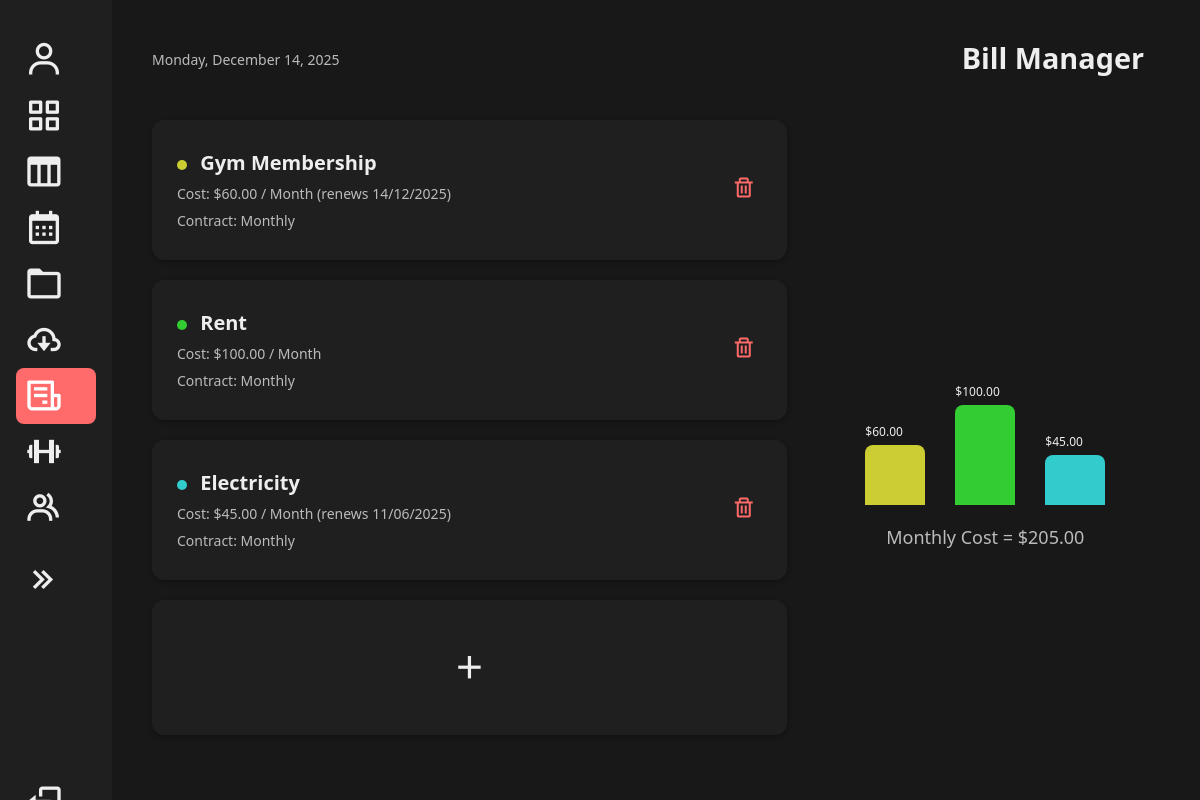
The page /BillManager/ on the database its author committed.
### main/models.py (models this page shows, shortened)
class Bill(models.Model):
    name = models.CharField(max_length=100)
    cost = models.DecimalField(max_digits=10, decimal_places=2)
    renewal_date = models.DateField(null=True, blank=True)
    contract_type = models.CharField(max_length=50, default='NA')
    STATUS_CHOICES = [
        ('active', 'Active'),
        ('suspended', 'Suspended'),
        ('canceled', 'Canceled'),
    ]
    status = models.CharField(max_length=10, choices=STATUS_CHOICES)

### main/views.py (the view)
# urls.py: path('BillManager/', main_views.BillManager, name='BillManager'),
def BillManager(request):
    bills_qs = Bill.objects.all()
    if _model_has_field(Bill, "user"):
        bills_qs = bills_qs.filter(user=request.user)
    total_cost = sum(b.cost for b in bills_qs)
    bills_with_colors = [{"obj": b, "hue": (i + 1) * 60} for i, b in enumerate(bills_qs)]
    return render(request, "BillManager.html", {"bills": bills_with_colors, "total_cost": total_cost})

### main/views.py (called while the page is built)
def _model_has_field(model, field_name: str) -> bool:
    return any(f.name == field_name for f in model._meta.get_fields())

### main/templates/BillManager.html (shortened to what this page needs)
<!DOCTYPE html>
<html lang="en">
<head>
  {% load static %}
  <link rel="stylesheet" href="{% static 'index.css' %}?v=2">
  <link href='https://unpkg.com/boxicons@2.1.4/css/boxicons.min.css' rel='stylesheet'>
</head>
<body>
  <div class="container">
    <aside>
      <nav class="nav">
        <ul class="nav-links">
          <li>
            <a href="{% url 'UserProfile' %}" {% if request.resolver_match.url_name == 'TaskManager' %}{% endif %}>
              <i class='bx bx bx-user'></i><span><strong>{{ user.username }}</strong></span>
            </a>
          </li>
          <li>
            <a href="{% url 'appboard:home' %}"
               class="{% if request.resolver_match.namespace == 'appboard' %}active{% endif %}">
              <i class='bx bx-grid-alt'></i><span>Dashboard</span>
            </a>
          </li>
          <li>
            <a href="{% url 'kanban:kanbanTable' %}" class="{% if request.resolver_match.url_name == 'kanbanTable' %}active{% endif %}">
              <i class='bx bx-columns'></i><span>Kanban</span>
            </a>
          </li>
          <li>
            <a href="{% url 'calendar' %}" {% if request.resolver_match.url_name == 'calendar' %}class="active"{% endif %}>
              <i class='bx bx-calendar'></i><span>Calendar</span>
            </a>
          </li>
          <li>
            <a href="{% url 'confirm_password' %}" {% if request.resolver_match.url_name == 'DocumentStorage' %}class="active"{% endif %}>
              <i class='bx bx-folder'></i><span>Document Manager</span>
            </a>
          </li>
          <li>
            <a href="{% url 'Subscription' %}" {% if request.resolver_match.url_name == 'Subscription' %}class="active"{% endif %}>
              <i class='bx bx-cloud-download'></i><span>Subscription Tracker</span>
            </a>
          </li>
          <li>
            <a href="{% url 'BillManager' %}" {% if request.resolver_match.url_name == 'BillManager' %}class="active"{% endif %}>
              <i class='bx bx-receipt'></i><span>Bill Manager</span>
            </a>
          </li>
          <li>
            <a href="{% url 'HealthManager' %}" {% if request.resolver_match.url_name == 'HealthManager' %}class="active"{% endif %}>
              <i class='bx bx-dumbbell'></i><span>Health Manager</span>
            </a>
          </li>
          <li><a href="{% url 'FamilyManager' %}" {% if request.resolver_match.url_name == 'FamilyManager' %}class="active"{% endif %}>
          <i class='bx bx-group'></i><span>Family</span></a></li>
        </ul>
        <div class="collapse-btn">
          <a href="#" data-resize-btn>
            <i class='bx bx-chevrons-right'></i><span>Collapse</span>
          </a>
        </div>
        <div class="logout-btn">
          <a href="{% url 'login' %}">
            <i class='bx bx-log-out'></i><span>Logout</span>
          </a>
        </div>
      </nav>
    </aside>
    <main class="content">
      <header class="header">
        <div class="date">Monday, December 14, 2025</div>
        <h1>Bill Manager</h1>
      </header>
      <div class="subscription-layout">
        <section class="subscription-list">
          {% for bill in bills %}
          <div class="subscription-item">
            <div class="details">
              <h3>
                <span class="status-dot" style="background-color: hsl({{ bill.hue }}, 60%, 50%)"></span>
                {{ bill.obj.name }}
              </h3>
              <p>Cost: ${{ bill.obj.cost }} / Month
                {% if bill.obj.renewal_date %}(renews {{ bill.obj.renewal_date|date:"d/m/Y" }}){% endif %}
              </p>
              <p>Contract: {{ bill.obj.contract_type }}</p>
            </div>
            <button class="delete-btn" onclick="openConfirmModal({{ bill.obj.id }})">
              <i class='bx bx-trash'></i>
            </button>
          </div>
          {% endfor %}
          <div>
            <a href="{% url 'add_item' 'bill' %}" class="add-btn">
              <i class='bx bx-plus'></i>
            </a>
          </div>
        </section>
        <section class="chart-section">
          <div class="chart">
            {% for bill in bills %}
            <div class="bar"
                style="height: {{ bill.obj.cost|floatformat:0 }}px; background-color: hsl({{ bill.hue }}, 60%, 50%);">
              <span>${{ bill.obj.cost }}</span>
            </div>
            {% endfor %}
          </div>
          <div class="total-cost">Monthly Cost = ${{ total_cost }}</div>
        </section>
      </div>
    </main>
  </div>
</body>
</html>

### main/static/index.css (style rules this page uses)
:root { --primary-color: #FF6B6B; --secondary-color: #4ECDC4; --accent-color: #FFE66D; --background-dark: #181818; --background-light: #1f1f1f; --text-light: #eee; --text-muted: #bbb; --sb-width: 5rem; --panel-brd: #2b3748; --today-cell: #222427; --hover-cell: #212225; --select-bg: #20242a; }
body { margin: 0; font-family: 'Segoe UI', Tahoma, Geneva, Verdana, sans-serif; background: var(--background-dark); color: var(--text-light); }
.container { display: flex; min-height: 100vh; margin-left: calc(var(--sb-width) + 1rem); padding: 0 1.5rem; animation: fadeInPage 1s ease forwards; opacity: 0; transition: margin-left 0.4s ease-in-out; }
aside { position:fixed; inset:0 auto 0 0; height:100vh; width:var(--sb-width); background:var(--background-light); transition:width .4s ease-in-out; padding:1rem; overflow-x:hidden; overflow-y:auto; display:flex; flex-direction:column; justify-content:space-between; }
.nav { display: flex; margin-top: auto; flex-direction: column; justify-content: space-between; height: 100%; }
.nav ul { list-style: none; padding: 0; flex: 1; display: flex; flex-direction: column; }
.nav a { display: flex; align-items: center; gap: 1rem; text-decoration: none; font-size: 1.5rem; color: #eee; padding: 0.5rem; border-radius: 0.5rem; transition: background-color 0.3s, justify-content 0.3s; white-space: nowrap; }
.nav a:hover, .nav a.active { background: var(--primary-color); color: white; }
.nav a i { font-size: 2.5rem; }
.nav a[data-resize-btn] i { transition: transform 0.3s ease; }
.logout-btn { width: 100%; display: flex; padding: 2rem 0; }
main.content { flex: 1; padding: 2rem 2rem; display: flex; flex-direction: column; transition: margin-left 0.4s ease; }
.header { text-align: left; margin-bottom: 10px; }
.date { font-size: 14px; color: var(--text-muted); }
h1 { margin-top: 10px; font-size: 32px; }
.chart-section { display: flex; flex-direction: column; align-items: center; margin-bottom: auto; margin-top: auto; }
.chart { display: flex; gap: 30px; align-items: flex-end; height: 200px; margin-bottom: 15px; }
.bar { width: 60px; min-height: 50px; display: flex; justify-content: left; align-items: flex-end; position: relative; border-radius: 8px 8px 0 0; }
.bar span { position: absolute; bottom: calc(100% + 5px); font-size: 12px; margin-bottom: 0; }
.total-cost { font-size: 18px; color: var(--text-muted); margin-top: 5px; }
.subscription-list { display: flex; flex-direction: column; gap: 20px; width: 100%; margin: 0 auto; }
.subscription-layout { display: grid; grid-template-columns: 2fr 1fr; gap: 40px; align-items: flex-start; justify-content: start; margin-top: 20px; }
.subscription-item { background: var(--background-light); padding: 20px 25px; border-radius: 12px; display: flex; justify-content: inherit; align-items: center; min-height: 100px; box-shadow: 0 2px 5px rgba(0, 0, 0, 0.3); }
.details h3 { margin: 0; font-size: 20px; color: var(--text-light); }
.details p { margin: 8px 0 0; font-size: 14px; color: var(--text-muted); }
.logout-btn { margin-top: 150px; padding-top: 1rem; }
.logout-btn a { display: flex; align-items: left; gap: 1rem; text-decoration: none; font-size: 1.5rem; color: #eee; padding: 0.5rem; border-radius: 0.5rem; transition: background-color 0.3s; }
.logout-btn a i { font-size: 2.5rem; }
.status-dot { width: 10px; height: 10px; border-radius: 50%; display: inline-block; margin-right: 8px; }
.add-btn { display: flex; justify-content: center; align-items: center; height: 135px; background-color: var(--background-light); border-radius: 12px; box-shadow: 0 2px 5px rgba(0, 0, 0, 0.3); transition: background 0.3s ease, transform 0.2s ease; text-decoration: none; }
.add-btn i { font-size: 2.4rem; color: var(--text-light); }
.subscription-item { position: relative; display: flex; justify-content: space-between; align-items: center; background: var(--background-light); padding: 20px 25px; border-radius: 12px; min-height: 100px; box-shadow: 0 2px 5px rgba(0, 0, 0, 0.3); }
.delete-btn { background: transparent; border: none; color: #FF6B6B; font-size: 24px; cursor: pointer; transition: transform 0.2s ease; }
.header { display:flex; align-items:center; justify-content:space-between; margin: .2rem 0 1rem; }
h1 { margin:.2rem 0 .4rem; font-size:1.8rem; }

### rows shown on the page
Bill: obj.name "Gym Membership", obj.cost "60.00", obj.renewal_date "14/12/2025", obj.contract_type "Monthly"
Bill: obj.name "Rent", obj.cost "100.00", obj.contract_type "Monthly"
Bill: obj.name "Electricity", obj.cost "45.00", obj.renewal_date "11/06/2025", obj.contract_type "Monthly"

### other values the page prints
{{ total_cost }} "205.00"
